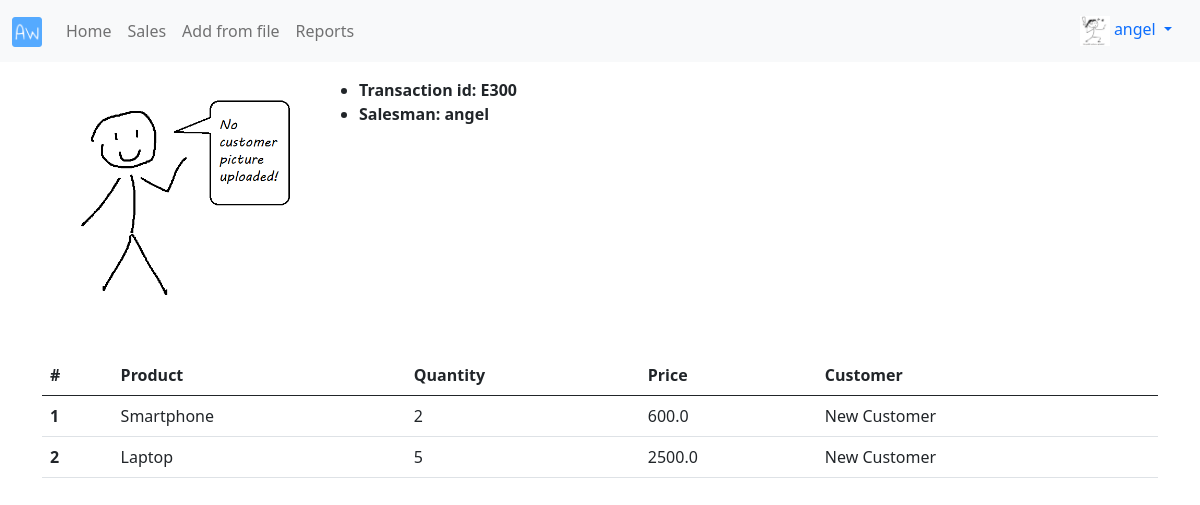
Page /sales/32/ (signed in) on the committed database.
### profiles/models.py (models this page shows, shortened)
class Profile(models.Model):
    user = models.OneToOneField(User, on_delete = models.CASCADE)
    bio = models.TextField(default = "no bio...")
    avatar = models.ImageField(upload_to = 'avatars', default = 'no_picture_profile.png')
    created = models.DateTimeField(auto_now_add = True)
    updated = models.DateTimeField(auto_now = True)

### sales/models.py (models this page shows, shortened)
class Sale(models.Model):
    transaction_id = models.CharField(max_length = 12, blank = True)
    positions = models.ManyToManyField(Position)
    total_price = models.FloatField(blank = True, null = True)
    customer = models.ForeignKey(Customer, on_delete = models.CASCADE)
    salesman = models.ForeignKey(Profile, on_delete = models.CASCADE)
    created = models.DateTimeField(blank = True)
    updated = models.DateTimeField(auto_now = True)
    def get_positions(self):
        return self.positions.all()

class Position(models.Model):
    product = models.ForeignKey(Product, on_delete = models.CASCADE)
    quantity = models.PositiveIntegerField()
    price = models.FloatField(blank = True)
    created = models.DateTimeField(blank = True)
    def get_customer_id(self):
        sale_obj = self.sale_set.first()
        return sale_obj.customer.name

### customers/models.py (models this page shows, shortened)
class Customer(models.Model):
    name = models.CharField (max_length = 120)
    logo = models.ImageField(upload_to = 'customers', default = 'no_picture_customer.png')

### products/models.py (models this page shows, shortened)
class Product(models.Model):
    name = models.CharField(max_length = 120)
    image = models.ImageField(upload_to = 'products', default = 'no_picture_product.png')
    price = models.FloatField(help_text = "in US dollars $")
    created = models.DateTimeField(auto_now_add = True)
    updated = models.DateTimeField(auto_now_add = True)

### sales/views.py (the view)
# urls.py: path('sales/<pk>/', sale_detail_view, name = 'detail'),
def sale_detail_view(request, **kwargs):
    pk = kwargs.get('pk')
    obj = Sale.objects.get(pk = pk)
    return render(request, 'sales/detail.html', {'object': obj})

### sales/templates/sales/detail.html (shortened to what this page needs)
{% extends 'base.html' %}
{% block content %}
<div class="row mt-3 mb-3">
    <div class="col-3">
        <img src="{{object.customer.logo.url}}" class="img-fluid" alt="{{object.customer.name}}">
    </div>
    <div class="col-9">
        <ul>
            <li><b>Transaction id: {{object.transaction_id}}</b></li>
            <li><b>Salesman: {{object.salesman.user.username}}</b></li>
        </ul>
    </div>
</div>
<table class="table">
    <thead>
      <tr>
        <th scope="col">#</th>
        <th scope="col">Product</th>
        <th scope="col">Quantity</th>
        <th scope="col">Price</th>
        <th scope="col">Customer</th>
      </tr>
    </thead>
    <tbody>
        {% for pos in object.get_positions %}
            <tr>
                <th scope="row">{{forloop.counter}}</th>
                <td>{{pos.product.name}}</td>
                <td>{{pos.quantity}}</td>
                <td>{{pos.price}}</td>
                <td>{{pos.get_customer_id}}</td>
            </tr>
        {% endfor %}
    </tbody>
  </table>
{% endblock content %}

### templates/navbar.html (shortened to what this page needs)
{% load static %}
{% url 'sales:home' as path_to_home %}
{% url 'sales:list' as path_to_sales %}
{% url 'reports:from-file' as path_to_from_file %}
{% url 'reports:main' as path_to_reports %}
<nav class="navbar navbar-expand-lg navbar-light bg-light">
  <div class="container-fluid">
    <a class="navbar-brand" href="{{path_to_home}}"><img src="{% static 'logo.png' %}" class="logo-sm"></a>
    <div class="collapse navbar-collapse" id="navbarNav">
      <ul class="navbar-nav">
        <li class="nav-item">
          <a class="nav-link {% if request.path == path_to_home %}active{% endif%}" href="{{path_to_home}}">Home</a>
        </li>
        <li class="nav-item">
          <a class="nav-link {% if request.path == path_to_sales %}active{% endif%}" href="{{path_to_sales}}">Sales</a>
        </li>
        <li class="nav-item">
          <a class="nav-link {% if request.path == path_to_from_file %}active{% endif%}" href="{{path_to_from_file}}">Add from file</a>
        </li>
        <li class="nav-item">
          <a class="nav-link {% if request.path == path_to_reports %}active{% endif%}" href="{{path_to_reports}}">Reports</a>
        </li>
      </ul>
    </div>
    {% if request.user.is_authenticated %}
      <div class="nav-item dropdown">
        <div class="nav-link dropdown-toggle" id="navbarDropdownMenuLink" role="button" data-bs-toggle="dropdown" aria-expanded="false">
          <img src="{{request.user.profile.avatar.url}}" class="avatar-sm">&nbsp;{{request.user}}
        </div>
      </div>
    {% endif %}
  </div>
</nav>

### static/style.css (style rules this page uses)
.avatar-sm { height: 30px; width: 30px; }
.logo-sm { height: 30px; width: auto; }

### rows in the picture
Sale: customer.logo (placeholder picture), transaction_id "E300", salesman.user.username "angel"
Position: product.name "Smartphone", quantity "2", price "600.0", get_customer_id "New Customer"
Position: product.name "Laptop", quantity "5", price "2500.0", get_customer_id "New Customer"

### other values in the picture
{{ request.user }} "angel"
